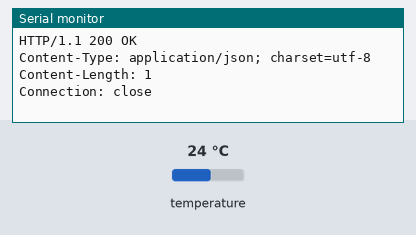
Simulated run of this sketch. Board: ESP8266 (NodeMCU). On the bench: the last lines printed to the serial monitor. The test bench sets the inputs (shaded band); at power-on: temperature 24 °C. WiFi joins after 1.5 s; servers stay silent unless stated; uploads are accepted with an empty reply; web services answer with replies made up by the test bench.

Above: at 2.7 s.
2.8 s: temperature set to 12 °C
At 6.0 s:
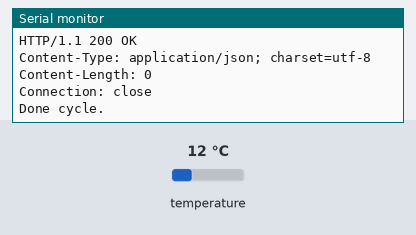
8.7 s: temperature set to 19 °C
At 12.1 s:
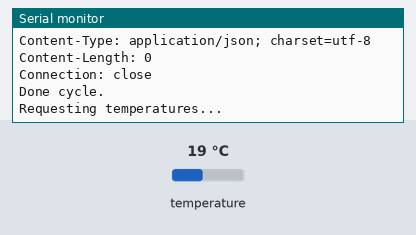
Timing chart, 0 to 13.6 s (numbered marks = the images above; inputs shaded):
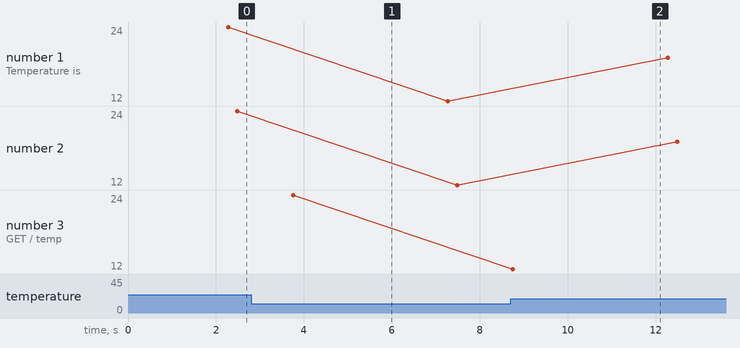

The sketch:

mission7.ino
```cpp
#include <OneWire.h>
#include <DallasTemperature.h>
#include <ESP8266WiFi.h>
#include <WiFiClientSecure.h>

#define ONE_WIRE_BUS D4

//Time interval between measuring temperature.
int interval = 5000;   // One Minute

// Information to connect private Wifi
const char* ssid     = "LASS-2.4GHz";
const char* password = "soganglass";

// Information to connect ThingSpeak
const char* host     = "api.thingspeak.com";
String url           = "/update?api_key=3RBRKXAH9423Z1KZ";   // Your Own Key here
const int httpPort   = 80;

// Information to connect My Private Server(Ubuntu VM @ Sogang Univ)
const char* private_server = "163.239.78.77";
const int serverPort       = 2500;

/********************************************************************/
// Setup a oneWire instance to communicate with any OneWire devices
// (not just Maxim/Dallas temperature ICs)
OneWire oneWire(ONE_WIRE_BUS);

/********************************************************************/
// Pass our oneWire reference to Dallas Temperature.
DallasTemperature sensors(&oneWire);


/***************************Program Code*****************************/
String working() {
  double temperature;

  Serial.print("Requesting temperatures...");
  sensors.requestTemperatures(); // Send the command to get temperature readings
  Serial.println("DONE");

  Serial.print("Temperature is: ");
  temperature=sensors.getTempCByIndex(0);
  // Why "byIndex"?
  // 0 refers to the first IC on the wire
  // You can have more than one DS18B20 on the same bus.
  Serial.println(temperature);
  return String(temperature);
}

void delivering(String payload) {
  WiFiClient client;
  Serial.print("\nconnecting to Host: ");
  Serial.println(host);

  //Connect to ThingSpeak Server
  if (client.connect(host, httpPort)) {
    //http call to server by using GET Method.
    String getheader = "GET "+ String(url) +"&field1="+ String(payload) +" HTTP/1.1";
    client.println(getheader);
    client.println("User-Agent: Kang seunghyun");
    client.println("Host: " + String(host));
    client.println("Connection: close");
    client.println();

    Serial.println(getheader);//To Check
    while (client.connected()) {
      String line = client.readStringUntil('\n');
      Serial.println(line);
    }
  }
  else{
    Serial.print("connection failed to ");
    Serial.println(host);
  }

  Serial.print("\nconnecting to Host: ");
  Serial.println(private_server);

  //Connect to Private Server
  if(client.connect(private_server,serverPort)){
    //http call to server by using GET Method.
    String getheader = "GET /?temp="+ String(payload) +" HTTP/1.1";
    client.println(getheader);
    client.println("User-Agent: Kang seunhyun");
    client.println("Host: " + String(private_server));
    client.println("Connection: close");
    client.println();

    Serial.println(getheader);//To Check
    while (client.connected()) {
      String line = client.readStringUntil('\n');
      Serial.println(line);
    }
  }
  else{
    Serial.print("connection failed to ");
    Serial.println(private_server);
  }

  Serial.println("Done cycle.");
}

//Connect to WiFi
void connect_ap() {
  Serial.println();
  Serial.print("connecting to WiFi: ");
  Serial.println(ssid);
  WiFi.begin(ssid, password);

  while (WiFi.status() != WL_CONNECTED) {
    delay(500);
    Serial.print(".");
  }
  Serial.print("\n Got WiFi, IP address: ");
  Serial.println(WiFi.localIP());
}

void setup() {
  Serial.begin(115200);
  connect_ap();

  Serial.println();
  Serial.println("Arduino: Measure Temperature");
  Serial.println("Dallas Temperature IC Control Library Demo");
  // Start up the library
  sensors.begin();
}

unsigned long mark = 0;
void loop() {
  if (millis() > mark ) {
     mark = millis() + interval;
     String payload = working();
     delivering(payload);
  }
}
```

Measured:
- plotted number 1: 24 → 12 after the input at 2.8 s, 12 → 19 after the input at 8.7 s
- plotted number 2: 24 → 12 after the input at 2.8 s, 12 → 19 after the input at 8.7 s
- plotted number 3: 24 → 19 after the input at 8.7 s
